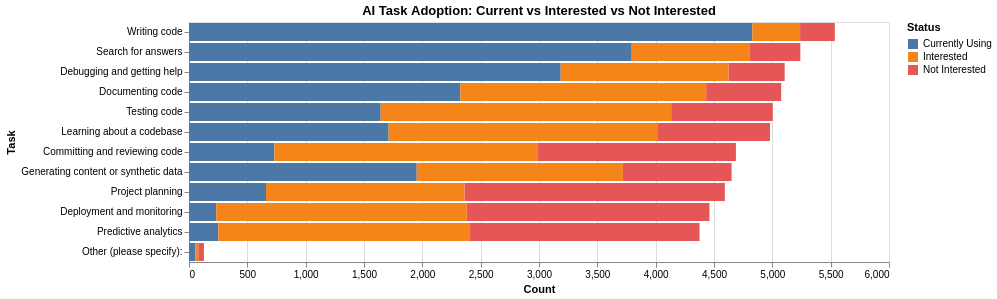

Notebook cell for this chart:
### Code cell
status_param = alt.param(
    name='StatusSelector',
    bind=alt.binding_select(options=['All', 'Currently Using', 'Interested', 'Not Interested'], name='Filter by Status:'),
    value='All'
)

chart = alt.Chart(ai_long).mark_bar().encode(
    y=alt.Y('Task:N', sort='-x'),
    x=alt.X('Count:Q'),
    color='Status:N',
    tooltip=['Task', 'Status', 'Count']
).add_params(
    status_param
).transform_filter(
    (alt.datum.Status == status_param) | (status_param == 'All')
).properties(
    title='AI Task Adoption: Current vs Interested vs Not Interested',
    width=700
)

chart

### Figure 1 — Vega-Lite specification as saved in the notebook (floating-point values rounded to 4 significant figures)
{"config": {"view": {"continuousWidth": 300, "continuousHeight": 300}}, "data": {"name": "data-d7533625a313cef16a555acb6f4eecb9"}, "mark": {"type": "bar"}, "encoding": {"color": {"field": "Status", "type": "nominal"}, "tooltip": [{"field": "Task", "type": "nominal"}, {"field": "Status", "type": "nominal"}, {"field": "Count", "type": "quantitative"}], "x": {"field": "Count", "type": "quantitative"}, "y": {"field": "Task", "sort": "-x", "type": "nominal"}}, "params": [{"name": "StatusSelector", "bind": {"input": "select", "options": ["All", "Currently Using", "Interested", "Not Interested"], "name": "Filter by Status:"}, "value": "All"}], "title": "AI Task Adoption: Current vs Interested vs Not Interested", "transform": [{"filter": "((datum.Status === StatusSelector) || (StatusSelector === 'All'))"}], "width": 700, "$schema": "https://vega.github.io/schema/vega-lite/v5.20.1.json", "datasets": {"data-d7533625a313cef16a555acb6f4eecb9": [{"Task": "Committing and reviewing code", "Status": "Currently Using", "Count": 732}, {"Task": "Committing and reviewing code", "Status": "Interested", "Count": 2259}, {"Task": "Committing and reviewing code", "Status": "Not Interested", "Count": 1697}, {"Task": "Debugging and getting help", "Status": "Currently Using", "Count": 3186}, {"Task": "Debugging and getting help", "Status": "Interested", "Count": 1439}, {"Task": "Debugging and getting help", "Status": "Not Interested", "Count": 481}, {"Task": "Deployment and monitoring", "Status": "Currently Using", "Count": 234}, {"Task": "Deployment and monitoring", "Status": "Interested", "Count": 2147}, {"Task": "Deployment and monitoring", "Status": "Not Interested", "Count": 2080}, {"Task": "Documenting code", "Status": "Currently Using", "Count": 2326}, {"Task": "Documenting code", "Status": "Interested", "Count": 2107}, {"Task": "Documenting code", "Status": "Not Interested", "Count": 643}, {"Task": "Generating content or synthetic data", "Status": "Currently Using", "Count": 1952}, {"Task": "Generating content or synthetic data", "Status": "Interested", "Count": 1767}, {"Task": "Generating content or synthetic data", "Status": "Not Interested", "Count": 932}, {"Task": "Learning about a codebase", "Status": "Currently Using", "Count": 1711}, {"Task": "Learning about a codebase", "Status": "Interested", "Count": 2309}, {"Task": "Learning about a codebase", "Status": "Not Interested", "Count": 960}, {"Task": "Other (please specify):", "Status": "Currently Using", "Count": 54}, {"Task": "Other (please specify):", "Status": "Interested", "Count": 26}, {"Task": "Other (please specify):", "Status": "Not Interested", "Count": 48}, {"Task": "Predictive analytics", "Status": "Currently Using", "Count": 251}, {"Task": "Predictive analytics", "Status": "Interested", "Count": 2157}, {"Task": "Predictive analytics", "Status": "Not Interested", "Count": 1968}, {"Task": "Project planning", "Status": "Currently Using", "Count": 660}, {"Task": "Project planning", "Status": "Interested", "Count": 1702}, {"Task": "Project planning", "Status": "Not Interested", "Count": 2231}, {"Task": "Search for answers", "Status": "Currently Using", "Count": 3795}, {"Task": "Search for answers", "Status": "Interested", "Count": 1008}, {"Task": "Search for answers", "Status": "Not Interested", "Count": 437}, {"Task": "Testing code", "Status": "Currently Using", "Count": 1643}, {"Task": "Testing code", "Status": "Interested", "Count": 2490}, {"Task": "Testing code", "Status": "Not Interested", "Count": 870}, {"Task": "Writing code", "Status": "Currently Using", "Count": 4828}, {"Task": "Writing code", "Status": "Interested", "Count": 410}, {"Task": "Writing code", "Status": "Not Interested", "Count": 298}]}}
